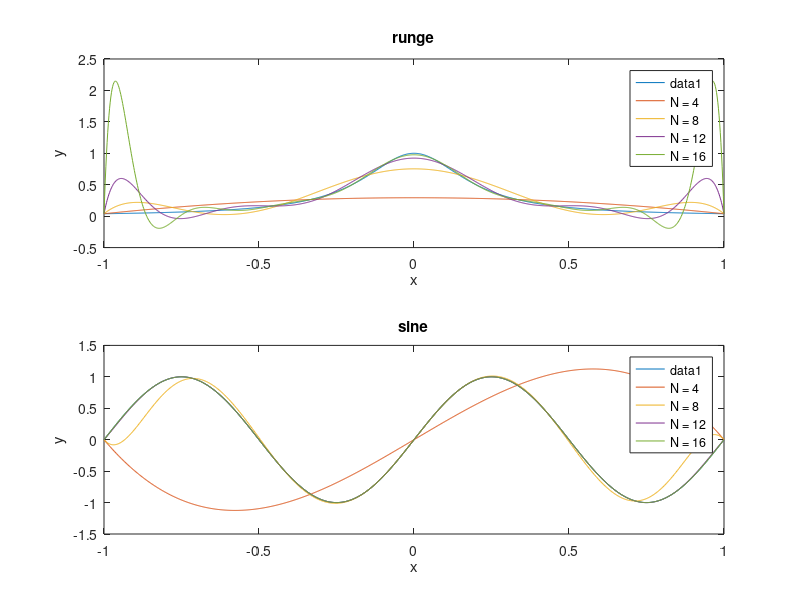

Source code (MATLAB):
function [V, original_Runge, original_sine, interpolated_Runge, interpolated_sine] = zadanie1()
% Rozmiar tablic komórkowych (cell arrays) V, interpolated_Runge, interpolated_sine: [1,4].
% V{i} zawiera macierz Vandermonde wyznaczoną dla liczby węzłów interpolacji równej N(i)
% original_Runge - wektor wierszowy zawierający wartości funkcji Runge dla wektora x_fine=linspace(-1, 1, 1000)
% original_sine - wektor wierszowy zawierający wartości funkcji sinus dla wektora x_fine
% interpolated_Runge{i} stanowi wierszowy wektor wartości funkcji interpolującej 
%       wyznaczonej dla funkcji Runge (wielomian stopnia N(i)-1) w punktach x_fine
% interpolated_sine{i} stanowi wierszowy wektor wartości funkcji interpolującej
%       wyznaczonej dla funkcji sinus (wielomian stopnia N(i)-1) w punktach x_fine
    N = 4:4:16;
    x_fine = linspace(-1, 1, 1000);
    original_Runge = runge(x_fine);

    subplot(2,1,1);
    plot(x_fine, original_Runge);
    hold on;
    for i = 1:length(N)
        V{i} = vandermonde_matrix(N(i));% macierz Vandermonde
        x_coarse = linspace(-1,1,N(i)); % węzły interpolacji
        y_coarse = runge(x_coarse)';% wartości funkcji interpolowanej w węzłach interpolacji
        c_runge = V{i} \ y_coarse; % współczynniki wielomianu interpolującego
        interpolated_Runge{i} = polyval(flipud(c_runge), x_fine); % interpolacja
        plot (x_fine, interpolated_Runge{i}, 'DisplayName', ['N = ', num2str(N(i))])
    end
    title("runge")
    xlabel('x')
    ylabel('y')
    legend('Location','Best')

    hold off

    original_sine = sin(2 * pi * x_fine);
    subplot(2,1,2);
    plot(x_fine, original_sine);
    hold on;
    for i = 1:length(N)
        x_coarse = linspace(-1,1,N(i));
        y_coarse = sin(2*pi*x_coarse)';
        c_sine = V{i} \ y_coarse;
        interpolated_sine{i} = polyval(flipud(c_sine), x_fine);
        plot (x_fine, interpolated_sine{i}, 'DisplayName', ['N = ', num2str(N(i))])
    end
    title("sine")
    xlabel('x')
    ylabel('y')
    legend('Location','Best')
    print -dpng zadanie1.png
    hold off

end

function V = vandermonde_matrix(N)
    % Generuje macierz Vandermonde dla N równomiernie rozmieszczonych w przedziale [-1, 1] węzłów interpolacji
    x_coarse = linspace(-1,1,N);
    V = zeros(N, N);
    for i = 1:N
        for j = 1:N
            V(i,j) = x_coarse(i).^(j-1);
        end
    end
end

function y = runge(x)
    y = 1 ./ (1 + 25 * (x.^2));
end